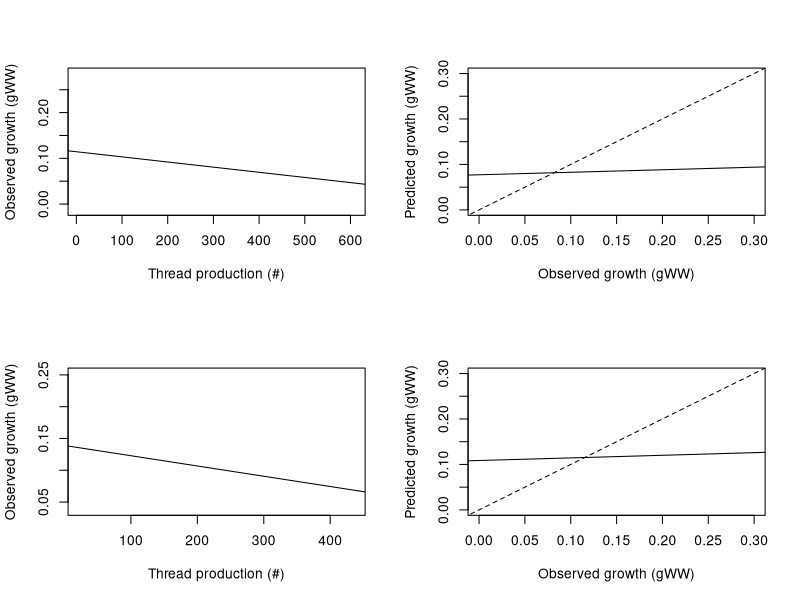
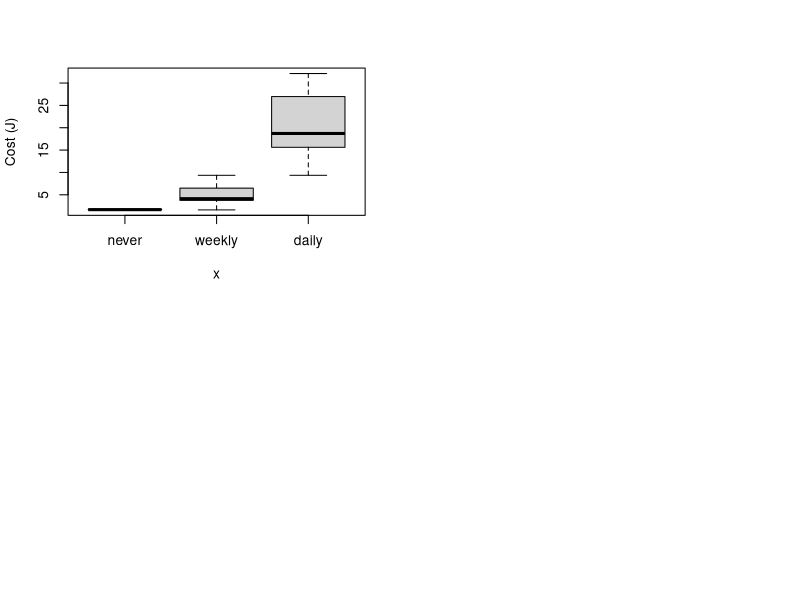
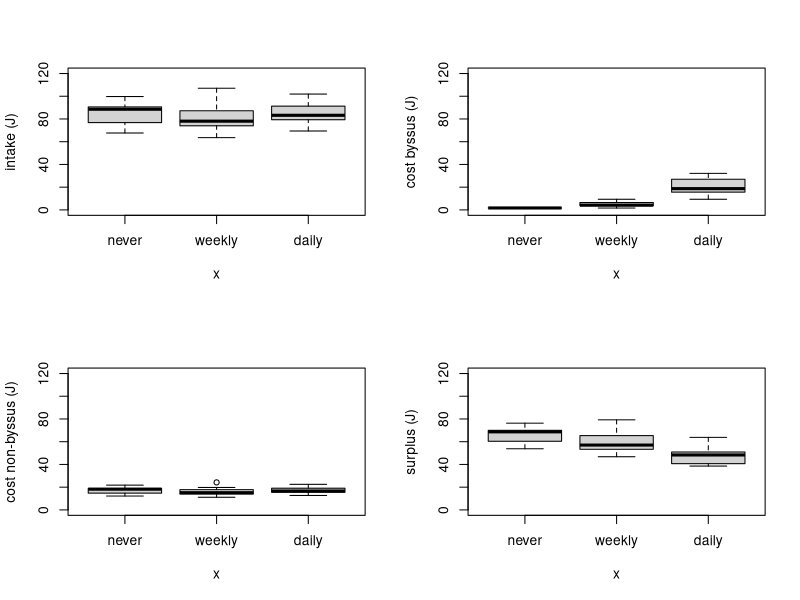
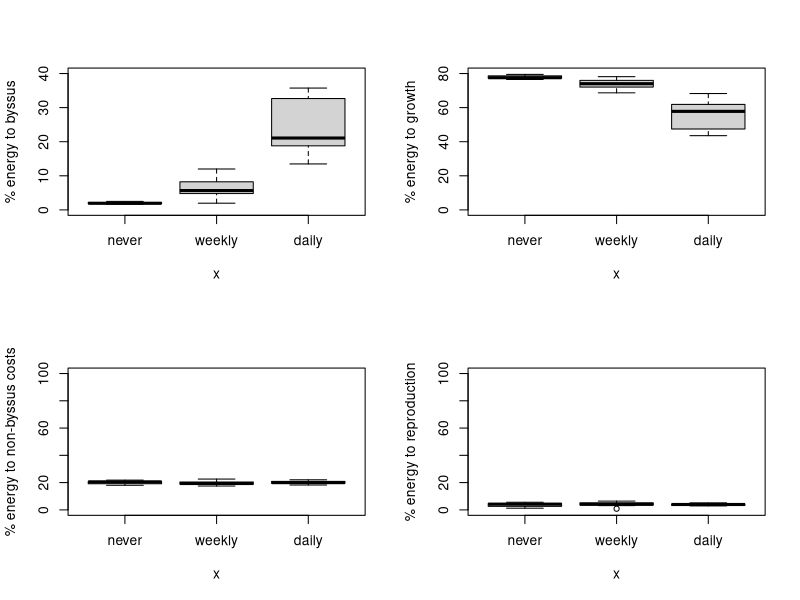
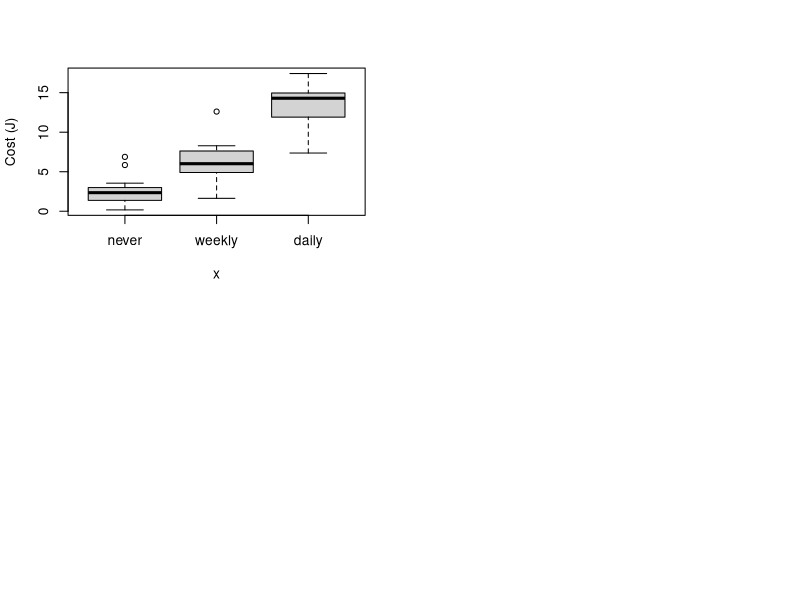
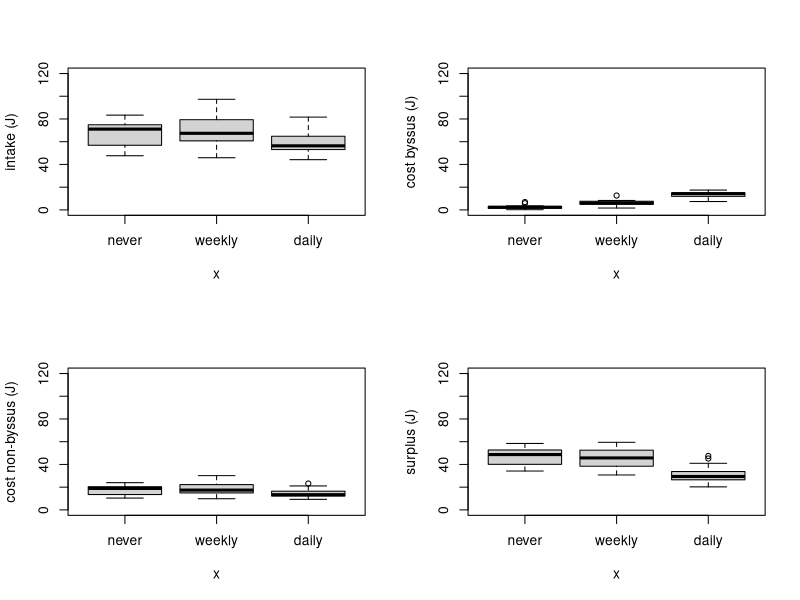
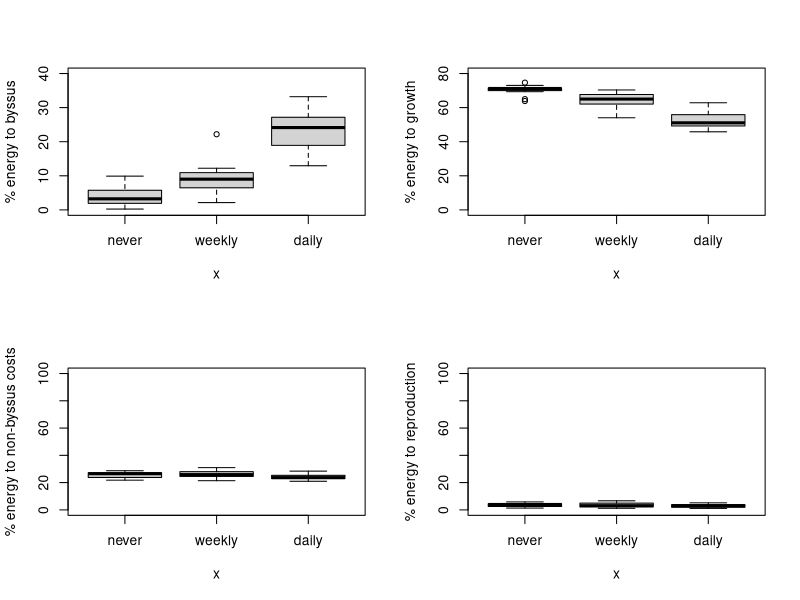

Here is the R script that generated these plots, in order:
#_____________________________________________________________________----
# This is the main working model right now. 
#===============================================#
# Model 5 - there is no gamma, and no cost of threads
# MLE estimation of cost of byssus given growth and thread production####
# With separate estimates of a and the cost of thread production 
# BUT including a baseline value
# -use Ken's suggestion of having their be a baseline... Tried that here. Doesn't change anything.
# I could assume that 0 thread cutting was for that baseline value. 
#===============================================#



mod.1 <- function(params, season) {
  food_scalar <- params[1] 
  cost_per_thread <- params[2]
  #baseline_byssus_multiplier <- 0.08
  sigma <- params[3]
  season <- season
  
  # conversion factors
  conversion_gWW_per_gDW <- 3.918 # From Summer 2015 collection, shape coeff estimation
  shape_coeff <- .304 # From Summer 2015 collection, shape coeff estimation 
  mass_ww_per_dw <- 3.9 #coverts from mass_DW (dry weight) to mass_WW (wet weight)
  
  # exponents ####
  d <- 0.67 # intake; the model is very sensitive to this. (hope this is an exponent for g WW not mg WW)
  e <- 1 # the model is very sensitive to this (hope this is an exponent for g WW not mg WW)
  
  # calculation of b
  respiration_reference_J_per_day <- 0.07*4.75*4.184*24 # Units: J / (day) from 0.07mlO2/hr, Fly and Hilbish 2013
  respiration_reference_gDW <- 0.24 # Fly and Hilbish 2013
  respiration_reference_gWW <- respiration_reference_gDW * 3.9 # Using wet:dry conversion
  b_permass <- respiration_reference_J_per_day / (respiration_reference_gWW)^e # Note that e is just 1
  b_J_per_g_WW_per_day <- b_permass # Units: J / (gWW * day)
  
  # Temp response, other  ####
  Tmult_cost <- 1
  Tmult_int <- 1
  reprod_multiplier <- 1 # reproduction multiplier, brachi was 1, but if k is about half and half then this should be more like .5
  opt_size_reducer <- 1 # lets reproduction equal surplus early
  
  # other parameters ####
  en_density_g_p_J <- .002 #energy_density
  size_maturity <- 10 # mg, size at maturity, 3000mg from tross del_M calc worksheet, somatic<full tissue weight
  
  # calculated scalers
  b <- b_J_per_g_WW_per_day*Tmult_cost #Wait the byssus multiplier is earlier here than I thought
  
  Wopt_measured_gDW <- 0.8 #gDW from sample collection
  Wopt_measured_gWW <- Wopt_measured_gDW * conversion_gWW_per_gDW
  a_fromWopt <- (b*e)/((Wopt_measured_gWW)^(d-e)*d) # backwards calculation of a
  a_J_per_day_per_food_scalar <- a_fromWopt
  a <- a_J_per_day_per_food_scalar*food_scalar*Tmult_int
  
  # import data ####
  setwd("~/BE/BE/Datasets")
  df <- read.csv(file="Spring_Fall.csv", stringsAsFactors = FALSE)
  df$treatment <- as.factor(df$treatment)
  df$season <- as.factor(df$season)
  df$treatment <- ordered(df$treatment, levels = c("never", "weekly","daily"))
  df <- df[df$season==season,]
  df.never <- df[df$treatment=="never",]
  
  # all data
  df <- df[!is.na(df$len_init_QC)&!is.na(df$len_final_QC),]
  len_init <- df[df$season==season,]$len_init_QC/10 #converted from mm to cm
  len_final <- df[df$season==season,]$len_final_QC/10# converted from mm to cm
  thread_num <- df[df$season==season,]$thread_count_QC
  mass_ww_init <- (len_init*.304)^3
  mass_ww_final <- (len_final*.304)^3
  mass_ww <- mass_ww_init
  growth_shell <- len_final-len_init
  growth_tissue <- mass_ww_final-mass_ww_init
  gonad_wt_dry <- df[df$season==season,]$gonad_wt_dry
  total_wt_dry <- df[df$season==season,]$total_wt_dry
  gonad_proportion <- gonad_wt_dry / total_wt_dry
  
  # model####
  intake <- a*(mass_ww^d) #good, this is already in mass_ww... hope this is g not mg
  cost <- b*(mass_ww^e) #*(1-baseline_byssus_multiplier)
  # byssus_baseline <- b*(mass_ww^e)*baseline_byssus_multiplier
  byssus_induced <- thread_num*cost_per_thread
  reproduction <- 0
  model.predG_J <- intake-cost-byssus_induced-reproduction #predicts mussel growth in J
  model.predG_g <- model.predG_J*en_density_g_p_J  #predicts mussel growth in g DW or WW???
  out <- data.frame(
    growth_tissue = growth_tissue,
    model.predG_g = model.predG_g
  )
  return(out)
}

#For troubleshooting:
params <- c(food = 3, cost_induced_byssus = 0.01, sigma = 100)
season <- "Autumn"
out <- mod.1(params,season)
growth_tissue <- out$growth_tissue
model.predG_g <- out$model.predG_g
#plot(growth_tissue,model.predG_g)

#
a.est.NLL1 <- function(params, season) {
  out <- mod.1(params,season)
  growth_tissue <- out$growth_tissue
  model.predG_g <- out$model.predG_g
  sigma <- params[3]
  NLL <- -sum(dnorm(x=growth_tissue, mean=model.predG_g, sd=sigma, log=TRUE))
  return(NLL)
}

Autumn.est <- optim(fn=a.est.NLL1, par=c(food = 3, cost_induced_byssus = 0.01, sigma = 100), season = "Autumn", hessian = TRUE) # par are the starting values
Spring.est <- optim(fn=a.est.NLL1, par=c(food = 3, cost_induced_byssus = 0.01, sigma = 100), season = "Spring") # par are the starting values


#=====================
#plot####
#=====================

a.plot.NLL1 <- function(params, season) {
  out <- mod.1(params,season)
  growth_tissue <- out$growth_tissue
  model.predG_g <- out$model.predG_g
  
  # import data ####
  setwd("~/BE/BE/Datasets")
  df <- read.csv(file="Spring_Fall.csv")
  df <- df[df$season==season,]
  df <- df[!is.na(df$len_init_QC)&!is.na(df$len_final_QC),]
  
  p.1 <- lm(growth_tissue~ df$thread_count_QC)
  plot(x = df$thread_count_QC, y = growth_tissue, 
       col = as.numeric(df$treatment)+26,
       pch = 19,
       xlab = "Thread production (#)",
       ylab = "Observed growth (gWW)"
  )
  abline(p.1)
  
  p.2 <- lm(model.predG_g~growth_tissue)
  plot(x = growth_tissue, y = model.predG_g, 
       col = as.numeric(df$treatment)+26,
       pch = 19,
       ylim = c(0,.3), xlim = c(0,.3),
       xlab = "Observed growth (gWW)",
       ylab = "Predicted growth (gWW)"
  )
  abline(p.2)
  x <- seq(from = -.4, to=.4, by=.1)
  lines(x,x, lty = 2)
}

dev.off()
par(mfrow = c(2,2),mar = c(5,4,4,2)+0.1)
a.plot.NLL1(par=c(food = Autumn.est$par[1], cost_per_byssus = Autumn.est$par[2], sigma = Autumn.est$par[3]), season = "Autumn")
a.plot.NLL1(par=c(food = Spring.est$par[1], cost_per_byssus = Spring.est$par[2], sigma = Spring.est$par[3]), season = "Spring")


# plot cost using estimated costs. 
#Spring####
season <- "Spring"

# import data ####
setwd("~/BE/BE/Datasets")
df <- read.csv(file="Spring_Fall.csv", stringsAsFactors = FALSE)
df$treatment <- as.factor(df$treatment)
df$season <- as.factor(df$season)
df$treatment <- ordered(df$treatment, levels = c("never", "weekly","daily"))
df <- df[df$season==season,]
df <- df[!is.na(df$len_init_QC)&!is.na(df$len_final_QC),]
df.never <- df[df$treatment=="never",]


plot(df$treatment, df$thread_count_QC*Spring.est$par[2], ylab = "Cost (J)")

params <- Spring.est$par

food_scalar <- params[1] 
cost_per_thread <- params[2]
#baseline_byssus_multiplier <- 0.08
sigma <- params[3]
season <- season

# conversion factors
conversion_gWW_per_gDW <- 3.918 # From Summer 2015 collection, shape coeff estimation
shape_coeff <- .304 # From Summer 2015 collection, shape coeff estimation 
mass_ww_per_dw <- 3.9 #coverts from mass_DW (dry weight) to mass_WW (wet weight)

# exponents ####
d <- 0.67 # intake; the model is very sensitive to this. (hope this is an exponent for g WW not mg WW)
e <- 1 # the model is very sensitive to this (hope this is an exponent for g WW not mg WW)

# calculation of b
respiration_reference_J_per_day <- 0.07*4.75*4.184*24 # Units: J / (day) from 0.07mlO2/hr, Fly and Hilbish 2013
respiration_reference_gDW <- 0.24 # Fly and Hilbish 2013
respiration_reference_gWW <- respiration_reference_gDW * 3.9 # Using wet:dry conversion
b_permass <- respiration_reference_J_per_day / (respiration_reference_gWW)^e # Note that e is just 1
b_J_per_g_WW_per_day <- b_permass # Units: J / (gWW * day)

# Temp response, other  ####
Tmult_cost <- 1
Tmult_int <- 1
reprod_multiplier <- 1 # reproduction multiplier, brachi was 1, but if k is about half and half then this should be more like .5
opt_size_reducer <- 1 # lets reproduction equal surplus early

# other parameters ####
en_density_g_p_J <- .002 #energy_density
size_maturity <- 10 # mg, size at maturity, 3000mg from tross del_M calc worksheet, somatic<full tissue weight

# calculated scalers
b <- b_J_per_g_WW_per_day*Tmult_cost #Wait the byssus multiplier is earlier here than I thought

Wopt_measured_gDW <- 0.8 #gDW from sample collection
Wopt_measured_gWW <- Wopt_measured_gDW * conversion_gWW_per_gDW
a_fromWopt <- (b*e)/((Wopt_measured_gWW)^(d-e)*d) # backwards calculation of a
a_J_per_day_per_food_scalar <- a_fromWopt
a <- a_J_per_day_per_food_scalar*food_scalar*Tmult_int

# import data ####
setwd("~/BE/BE/Datasets")
df <- read.csv(file="Spring_Fall.csv", stringsAsFactors = FALSE)
df$treatment <- as.factor(df$treatment)
df$season <- as.factor(df$season)
df$treatment <- ordered(df$treatment, levels = c("never", "weekly","daily"))
df <- df[df$season==season,]
df.never <- df[df$treatment=="never",]

# all data
df <- df[!is.na(df$len_init_QC)&!is.na(df$len_final_QC),]
len_init <- df[df$season==season,]$len_init_QC/10 #converted from mm to cm
len_final <- df[df$season==season,]$len_final_QC/10# converted from mm to cm
thread_num <- df[df$season==season,]$thread_count_QC
mass_ww_init <- (len_init*.304)^3
mass_ww_final <- (len_final*.304)^3
mass_ww <- mass_ww_init
growth_shell <- len_final-len_init
growth_tissue <- mass_ww_final-mass_ww_init
gonad_wt_dry <- df[df$season==season,]$gonad_wt_dry
total_wt_dry <- df[df$season==season,]$total_wt_dry
gonad_proportion <- gonad_wt_dry / total_wt_dry

# model####
intake <- a*(mass_ww^d) #good, this is already in mass_ww... hope this is g not mg
cost <- b*(mass_ww^e) #*(1-baseline_byssus_multiplier)
# byssus_baseline <- b*(mass_ww^e)*baseline_byssus_multiplier
byssus_induced <- thread_num*cost_per_thread
reproduction <- 0
model.predG_J <- intake-cost-byssus_induced-reproduction #predicts mussel growth in J
model.predG_g <- model.predG_J*en_density_g_p_J  #predicts mussel growth in g DW or WW???

length(df$treatment)
length(model.predG_J)


new <- data.frame(treat = df$treatment, pred_J =model.predG_J)
new$treat <- as.factor(new$treat)

dev.off()
par(mfrow = c(2,2))

plot(new$treat, intake, ylim = c(0,120), ylab = "intake (J)")

plot(new$treat,byssus_induced, ylim = c(0,120), ylab = "cost byssus (J)")

plot(new$treat,cost, ylim = c(0,120), ylab = "cost non-byssus (J)")

plot(new$treat,new$pred_J, ylim = c(0,120), ylab = "surplus (J)")


dev.off()
par(mfrow = c(2,2))

prop_byss <- byssus_induced / (intake)
plot(new$treat, prop_byss*100, ylim = c(0,40),  ylab = "% energy to byssus")

prop_predG_J <- new$pred_J/ intake
plot(new$treat,prop_predG_J*100, ylim = c(0,80), ylab = "% energy to growth")

prop_byss <- cost / (intake)
plot(new$treat, prop_byss*100, ylim = c(0,100), ylab = "% energy to non-byssus costs")

plot(df$treatment, gonad_proportion*100*prop_byss, ylim = c(0,100), ylab = "% energy to reproduction")

# plot cost using estimated costs. 
#Autumn####
season <- "Autumn"

# import data ####
setwd("~/BE/BE/Datasets")
df <- read.csv(file="Spring_Fall.csv", stringsAsFactors = FALSE)
df$treatment <- as.factor(df$treatment)
df$season <- as.factor(df$season)
df$treatment <- ordered(df$treatment, levels = c("never", "weekly","daily"))
df <- df[df$season==season,]
df <- df[!is.na(df$len_init_QC)&!is.na(df$len_final_QC),]
df.never <- df[df$treatment=="never",]


plot(df$treatment, df$thread_count_QC*Autumn.est$par[2], ylab = "Cost (J)")

params <- Autumn.est$par

food_scalar <- params[1] 
cost_per_thread <- params[2]
#baseline_byssus_multiplier <- 0.08
sigma <- params[3]
season <- season

# conversion factors
conversion_gWW_per_gDW <- 3.918 # From Summer 2015 collection, shape coeff estimation
shape_coeff <- .304 # From Summer 2015 collection, shape coeff estimation 
mass_ww_per_dw <- 3.9 #coverts from mass_DW (dry weight) to mass_WW (wet weight)

# exponents ####
d <- 0.67 # intake; the model is very sensitive to this. (hope this is an exponent for g WW not mg WW)
e <- 1 # the model is very sensitive to this (hope this is an exponent for g WW not mg WW)

# calculation of b
respiration_reference_J_per_day <- 0.07*4.75*4.184*24 # Units: J / (day) from 0.07mlO2/hr, Fly and Hilbish 2013
respiration_reference_gDW <- 0.24 # Fly and Hilbish 2013
respiration_reference_gWW <- respiration_reference_gDW * 3.9 # Using wet:dry conversion
b_permass <- respiration_reference_J_per_day / (respiration_reference_gWW)^e # Note that e is just 1
b_J_per_g_WW_per_day <- b_permass # Units: J / (gWW * day)

# Temp response, other  ####
Tmult_cost <- 1
Tmult_int <- 1
reprod_multiplier <- 1 # reproduction multiplier, brachi was 1, but if k is about half and half then this should be more like .5
opt_size_reducer <- 1 # lets reproduction equal surplus early

# other parameters ####
en_density_g_p_J <- .002 #energy_density
size_maturity <- 10 # mg, size at maturity, 3000mg from tross del_M calc worksheet, somatic<full tissue weight

# calculated scalers
b <- b_J_per_g_WW_per_day*Tmult_cost #Wait the byssus multiplier is earlier here than I thought

Wopt_measured_gDW <- 0.8 #gDW from sample collection
Wopt_measured_gWW <- Wopt_measured_gDW * conversion_gWW_per_gDW
a_fromWopt <- (b*e)/((Wopt_measured_gWW)^(d-e)*d) # backwards calculation of a
a_J_per_day_per_food_scalar <- a_fromWopt
a <- a_J_per_day_per_food_scalar*food_scalar*Tmult_int

# import data ####
setwd("~/BE/BE/Datasets")
df <- read.csv(file="Spring_Fall.csv", stringsAsFactors = FALSE)
df$treatment <- as.factor(df$treatment)
df$season <- as.factor(df$season)
df$treatment <- ordered(df$treatment, levels = c("never", "weekly","daily"))
df <- df[df$season==season,]
df.never <- df[df$treatment=="never",]

# all data
df <- df[!is.na(df$len_init_QC)&!is.na(df$len_final_QC),]
len_init <- df[df$season==season,]$len_init_QC/10 #converted from mm to cm
len_final <- df[df$season==season,]$len_final_QC/10# converted from mm to cm
thread_num <- df[df$season==season,]$thread_count_QC
mass_ww_init <- (len_init*.304)^3
mass_ww_final <- (len_final*.304)^3
mass_ww <- mass_ww_init
growth_shell <- len_final-len_init
growth_tissue <- mass_ww_final-mass_ww_init
gonad_wt_dry <- df[df$season==season,]$gonad_wt_dry
total_wt_dry <- df[df$season==season,]$total_wt_dry
gonad_proportion <- gonad_wt_dry / total_wt_dry

# model####
intake <- a*(mass_ww^d) #good, this is already in mass_ww... hope this is g not mg
cost <- b*(mass_ww^e) #*(1-baseline_byssus_multiplier)
# byssus_baseline <- b*(mass_ww^e)*baseline_byssus_multiplier
byssus_induced <- thread_num*cost_per_thread
reproduction <- 0
model.predG_J <- intake-cost-byssus_induced-reproduction #predicts mussel growth in J
model.predG_g <- model.predG_J*en_density_g_p_J  #predicts mussel growth in g DW or WW???

length(df$treatment)
length(model.predG_J)


new <- data.frame(treat = df$treatment, pred_J =model.predG_J)
new$treat <- as.factor(new$treat)

dev.off()
par(mfrow = c(2,2))

plot(new$treat, intake, ylim = c(0,120), ylab = "intake (J)")

plot(new$treat,byssus_induced, ylim = c(0,120), ylab = "cost byssus (J)")

plot(new$treat,cost, ylim = c(0,120), ylab = "cost non-byssus (J)")

plot(new$treat,new$pred_J, ylim = c(0,120), ylab = "surplus (J)")


dev.off()
par(mfrow = c(2,2))

prop_byss <- byssus_induced / (intake)
plot(new$treat, prop_byss*100, ylim = c(0,40),  ylab = "% energy to byssus")

prop_predG_J <- new$pred_J/ intake
plot(new$treat,prop_predG_J*100, ylim = c(0,80), ylab = "% energy to growth")

prop_byss <- cost / (intake)
plot(new$treat, prop_byss*100, ylim = c(0,100), ylab = "% energy to non-byssus costs")

plot(df$treatment, gonad_proportion*100*prop_byss, ylim = c(0,100), ylab = "% energy to reproduction")




# Some things to try... 
# -use frequency of manipulation rather than number of threads (.3per week, 1per week, 7per week) ... 
# -use Ken's suggestion of having their be a baseline... Tried that here.
# -calculate with same cost of threads
# -perform a monte carlo on a and threads



# Some things to try... 
# -use frequency of manipulation rather than number of threads (.3per week, 1per week, 7per week) ... 
# -use Ken's suggestion of having their be a baseline... Tried that here.
# -calculate with same cost of threads
# -perform a monte carlo on a and threads
